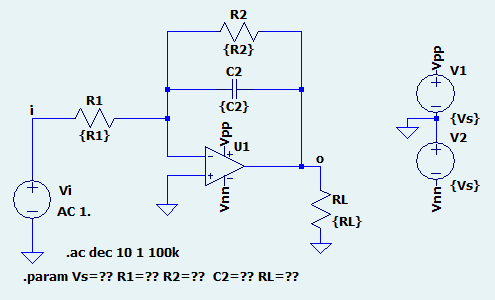
%> input picture exemplos/LTspice/Filter01boost.png, 495 x 300 px
$ octave --eval "result = png2html('../exemplos/LTspice/Filter01boost.png');"   (GNU Octave 9; MATLAB toolbox functions it lacks are replaced by stand-ins)
%> lines starting %> are read from the running program, lines starting %| are printed output that depends on the picture
% =========================================================================
% ***
% *** The MIT License (MIT)
% ***
% *** Copyright (c) 2024 AdrianoRuseler
% ***
% *** Permission is hereby granted, free of charge, to any person obtaining a copy
% *** of this software and associated documentation files (the "Software"), to deal
% *** in the Software without restriction, including without limitation the rights
% *** to use, copy, modify, merge, publish, distribute, sublicense, and/or sell
% *** copies of the Software, and to permit persons to whom the Software is
% *** furnished to do so, subject to the following conditions:
% ***
% *** The above copyright notice and this permission notice shall be included in all
% *** copies or substantial portions of the Software.
% ***
% *** THE SOFTWARE IS PROVIDED "AS IS", WITHOUT WARRANTY OF ANY KIND, EXPRESS OR
% *** IMPLIED, INCLUDING BUT NOT LIMITED TO THE WARRANTIES OF MERCHANTABILITY,
% *** FITNESS FOR A PARTICULAR PURPOSE AND NONINFRINGEMENT. IN NO EVENT SHALL THE
% *** AUTHORS OR COPYRIGHT HOLDERS BE LIABLE FOR ANY CLAIM, DAMAGES OR OTHER
% *** LIABILITY, WHETHER IN AN ACTION OF CONTRACT, TORT OR OTHERWISE, ARISING FROM,
% *** OUT OF OR IN CONNECTION WITH THE SOFTWARE OR THE USE OR OTHER DEALINGS IN THE
% *** SOFTWARE.
% ***
% =========================================================================

% html=png2html(imgin,'boost') %
% html=png2html(imgin) %
function html=png2html(imgin,theme,togray)
%> called with imgin = '../exemplos/LTspice/Filter01boost.png'

if nargin < 3
    togray=0;
end

if nargin < 2
    theme='boost';
end

switch theme
    case 'classic'
        R=231;
        G=243;
        B=245;
    case 'boost'
        R=231;
        G=243;
        B=245;
    case 'mdl405' % boost and classic for moodle 4.5+
        R=204;
        G=203;
        B=234;
    case 'union'
        R=231;
        G=243;
        B=245;
    otherwise % boost
        R=231;
        G=243;
        B=245;
end

info = imfinfo(imgin);
A = imread(imgin);
%> A is the input picture: size 300x495x3 uint8; mean R, G, B 223.3, 234.8, 239.4
% figure
% imshow(X)

if strcmp(info.ColorType,'grayscale')
    % Extract RGB vectors
    Rin = A(:,:,1);
    Gin = A(:,:,1);
    Bin = A(:,:,1);
elseif strcmp(info.ColorType,'indexed')
    [X,cmap] = imread(imgin);
    A = ind2rgb8(X,cmap);
    Rin = A(:,:,1);
    Gin = A(:,:,2);
    Bin = A(:,:,3);
elseif togray % Convert to gray
    level = graythresh(A);
    BW=imbinarize(A,level);
    I = im2uint8(BW);

    % I = rgb2gray(A);
    Rin = I(:,:,1);
    Gin = I(:,:,1);
    Bin = I(:,:,1);
else
    % Extract RGB vectors
    Rin = A(:,:,1);
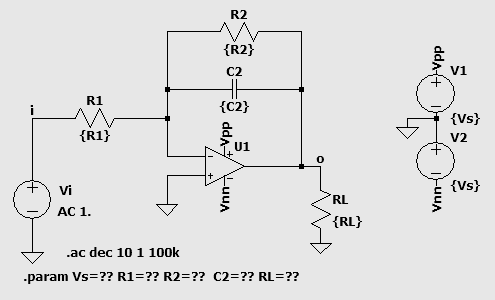
%> Rin: size 300x495 uint8; min 0, max 231, mean 223.3
    Gin = A(:,:,2);
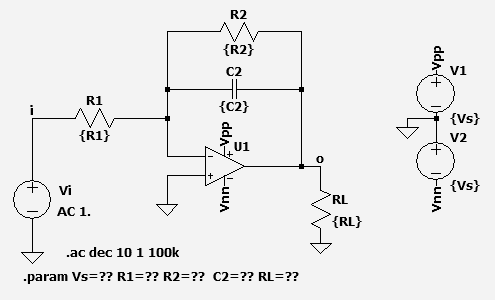
%> Gin: size 300x495 uint8; min 0, max 243, mean 234.8
    Bin = A(:,:,3);
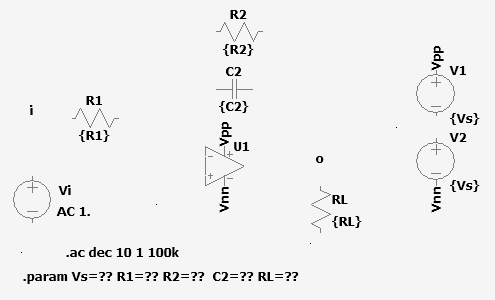
%> Bin: size 300x495 uint8; min 0, max 245, mean 239.4
end

% Replace white color
Rin(Rin==255)=R;
Gin(Gin==255)=G;
Bin(Bin==255)=B;

% Create new image
A2(:,:,1) =Rin;
A2(:,:,2) =Gin;
A2(:,:,3) =Bin;
% imshow(I)

tmppng = [tempname,'.png'];
imwrite(A2,tmppng)


fileID = fopen(tmppng);
if fileID == -1
    disp(['Failed to open file: ' tmppng])
    html='';
    return
else
    B = fread(fileID);
    fclose(fileID);
end
%> (the run ends here)
